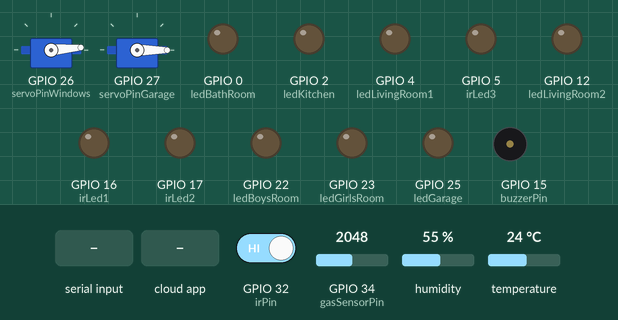
Simulated run of this program. Board: ESP32. Parts: 2 × servo, output pins drawn as LEDs (lit = HIGH), buzzer (waves = sounding, pin HIGH). The inputs (shaded band) are chosen by the test bench; at power-on: GPIO 34 (gasSensorPin) = 2048, GPIO 32 (irPin) HIGH, humidity 55 %, temperature 24 °C. WiFi joins after 1.5 s; servers stay silent unless stated; the local clock reads 2024-03-15 10:24:30 at power-on unless the program sets it; the Firebase database answers and starts empty; what the program prints to the serial monitor is not drawn.

Above: at 2.7 s.
2.8 s: GPIO 34 (gasSensorPin) set to 1932
At 7.06 s:
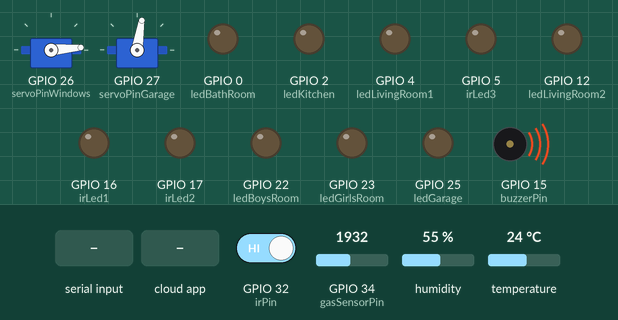
9.6 s: "open" received over Serial
At 12.9 s:
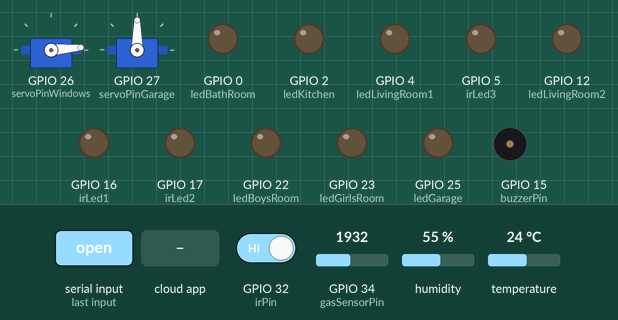
13.7 s: GPIO 34 (gasSensorPin) set to 2040
At 16.9 s:
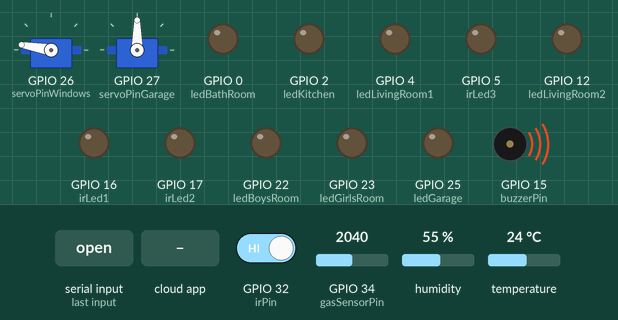
17.2 s: GPIO 32 (irPin) driven LOW
21.8 s: the phone or cloud app sets garageDoor to 1
At 24.9 s:
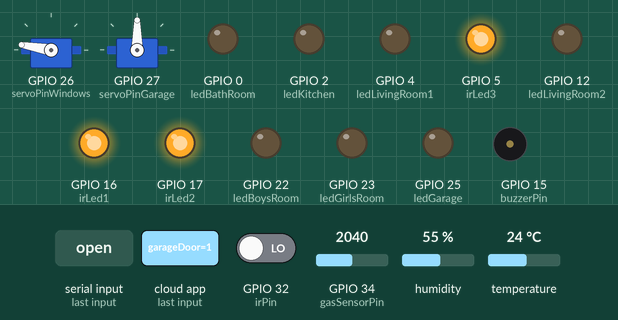
25.3 s: the phone or cloud app sets led to 1
At 27.0 s:
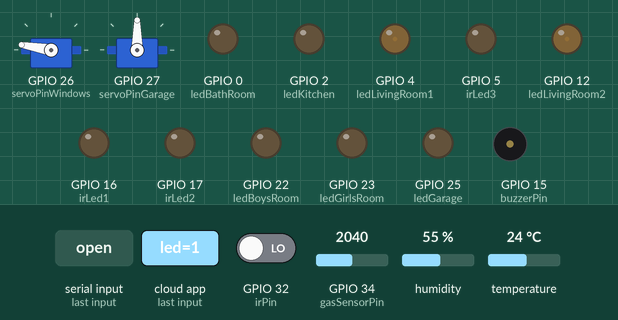
Timing chart, 0 to 31.1 s (numbered marks = the images above; inputs shaded):
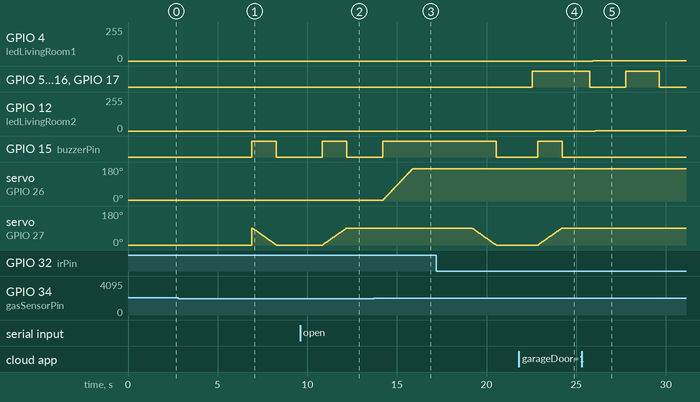

Measured:
- the behaviour switches between 2001 and 2000 on GPIO 34 (gasSensorPin) (found by bisection; images 0 and 1)
- after the input at 2.8 s, GPIO 15 (buzzerPin): LOW → HIGH after 4.1 s instead of 3.8 s; servo on GPIO 26 (servoPinWindows): stays 5° (without the input it goes to 7° after 3.8 s)
- after the input at 9.6 s, GPIO 15 (buzzerPin): LOW → HIGH after 1.2 s, → LOW 1.4 s later; servo on GPIO 27 (servoPinGarage): moves from 0° to 90° over 1.3 s, starting after 1.3 s
- after the input at 13.7 s, servo on GPIO 26 (servoPinWindows): moves from 5° to 170° over 1.6 s, starting after 0.53 s; servo on GPIO 27 (servoPinGarage): stays 90° (without the input it goes to 88° after 0.84 s)
- after the input at 21.8 s, GPIO 5 (irLed3), GPIO 16 (irLed1), GPIO 17 (irLed2): goes on until 22.5 s, then stays HIGH; GPIO 15 (buzzerPin): LOW → HIGH after 1.0 s, → LOW 1.4 s later; servo on GPIO 27 (servoPinGarage): moves from 0° to 90° over 1.3 s, starting after 1.1 s
- after the input at 25.3 s, GPIO 4 (ledLivingRoom1): 0/255 → 2/255 after 0.62 s; GPIO 12 (ledLivingRoom2): 0/255 → 2/255 after 0.77 s

The program:

main.cpp
```cpp
#include "DHTesp.h"
#include <ESP32Servo.h>
#include <WiFi.h>
#include <Firebase_ESP_Client.h>

// === Wi-Fi ===
#define WIFI_SSID "Sporki" // name of your wifi
#define WIFI_PASSWORD "123456" //Add here your wifi password

// === Firebase ===
#define API_KEY "AIzaSyAWfIMqQwu_ZW6v-ESNDmtxK5Z_gyoKiOc"
#define DATABASE_URL "https://smartoth-90094-default-rtdb.firebaseio.com/"

// === Capteurs et actionneurs ===
int pinDHT = 18;
const int gasSensorPin = 34;
const int gasThreshold = 2000;

int servoPinWindows = 26;
int buzzerPin = 15;

int irPin = 32;
int irLed1 = 16;
int irLed2 = 17;
int irLed3 = 5;

int ledLivingRoom1 = 4;
int ledLivingRoom2 = 12;
int ledBathRoom = 0;
int ledKitchen = 2;
int ledBoysRoom = 22;
int ledGirlsRoom = 23;
int ledGarage = 25;

int servoPinGarage = 27;

Servo servoWindow;
Servo servoGarage;
DHTesp dht;

int pos = 5;
bool windowOpen = false;
String lastCommand = "";
int lastGaragePos = -1;

// === Firebase ===
FirebaseData fbdo;
FirebaseAuth auth;
FirebaseConfig config;
bool signupOK = false;
unsigned long lastSend = 0;

void updateLEDs();
void processGarageCommand(bool shouldOpen, String source);

void setup() {
  Serial.begin(115200);

  // === Setup Capteurs ===
  dht.setup(pinDHT, DHTesp::DHT11);
  pinMode(gasSensorPin, INPUT);
  pinMode(buzzerPin, OUTPUT);
  pinMode(irPin, INPUT);
  pinMode(irLed1, OUTPUT);
  pinMode(irLed2, OUTPUT);
  pinMode(irLed3, OUTPUT);
  digitalWrite(buzzerPin, LOW);

  // === Setup Servos ===
  servoWindow.attach(servoPinWindows);
  servoGarage.attach(servoPinGarage);
  servoWindow.write(pos);
  servoGarage.write(0);

  // === Setup LEDs ===
  pinMode(ledLivingRoom1, OUTPUT);
  pinMode(ledLivingRoom2, OUTPUT);
  pinMode(ledBathRoom, OUTPUT);
  pinMode(ledKitchen, OUTPUT);
  pinMode(ledBoysRoom, OUTPUT);
  pinMode(ledGirlsRoom, OUTPUT);
  pinMode(ledGarage, OUTPUT);

  // === Connexion Wi-Fi ===
  WiFi.begin(WIFI_SSID, WIFI_PASSWORD);
  Serial.print("Connexion Wi-Fi");
  while (WiFi.status() != WL_CONNECTED) {
    Serial.print(".");
    delay(500);
  }
  Serial.println("\nConnecté au Wi-Fi");

  // === Synchroniser l'heure pour SSL ===
  configTime(0, 0, "pool.ntp.org", "time.nist.gov");
  while (time(nullptr) < 100000) {
    Serial.print(".");
    delay(100);
  }
  Serial.println("\nHeure synchronisée.");

  // === Connexion Firebase ===
  config.api_key = API_KEY;
  config.database_url = DATABASE_URL;

  if (Firebase.signUp(&config, &auth, "", "")) {
    Serial.println("Firebase signup OK");
    signupOK = true;
  } else {
    Serial.printf("Erreur Firebase Signup : %s\n", config.signer.signupError.message.c_str());
  }

  Firebase.begin(&config, &auth);
  Firebase.reconnectWiFi(true);
}

void loop() {
  // Éteindre LEDs IR par défaut
  digitalWrite(irLed1, LOW);
  digitalWrite(irLed2, LOW);
  digitalWrite(irLed3, LOW);

  // Update Firebase every 5 seconds
  if (Firebase.ready() && (millis() - lastSend > 5000)) {
    lastSend = millis();

    TempAndHumidity data = dht.getTempAndHumidity();
    float temp = data.temperature;
    float hum = data.humidity;
    int gasValue = analogRead(gasSensorPin);
    int detection = digitalRead(irPin);

    Serial.println("Température: " + String(temp, 2) + "°C");
    Serial.println("Humidité: " + String(hum, 1) + "%");
    Serial.println("Valeur gaz : " + String(gasValue));

    // Envoi à Firebase avec vérification
    if (!Firebase.RTDB.setFloat(&fbdo, "/globalData/temp", temp))
      Serial.println("Erreur envoi température : " + fbdo.errorReason());

    if (!Firebase.RTDB.setFloat(&fbdo, "/globalData/hum", hum))
      Serial.println("Erreur envoi humidité : " + fbdo.errorReason());

    if (!Firebase.RTDB.setInt(&fbdo, "/globalData/gaz", gasValue > gasThreshold ? 1 : 0))
      Serial.println("Erreur envoi gaz : " + fbdo.errorReason());

    // Gaz détecté : ouverture fenêtre
    if (gasValue > gasThreshold && !windowOpen) {
      Serial.println("⚠ Gaz détecté ! Ouverture de la fenêtre...");
      digitalWrite(buzzerPin, HIGH);
      for (pos = 5; pos <= 170; pos++) {
        servoWindow.write(pos);
        delay(10);
      }
      windowOpen = true;
      delay(3000);
    } else if (gasValue <= gasThreshold && windowOpen) {
      digitalWrite(buzzerPin, LOW);
      for (pos = 170; pos >= 5; pos--) {
        servoWindow.write(pos);
        delay(10);
      }
      windowOpen = false;
    }

    // IR : obstacle détecté
    if (detection == LOW) {
      digitalWrite(irLed1, HIGH);
      digitalWrite(irLed2, HIGH);
      digitalWrite(irLed3, HIGH);
      Serial.println("✅ Obstacle détecté !");
      Firebase.RTDB.setInt(&fbdo, "/globalData/motion", 1);
    } else {
      Firebase.RTDB.setInt(&fbdo, "/globalData/motion", 0);
    }

    // Commande garage via Firebase
    if (Firebase.RTDB.getBool(&fbdo, "/garage/garageDoor")) {
      bool firebaseCmd = fbdo.boolData();
      processGarageCommand(firebaseCmd, "Firebase");
    }
  }

  // Commande série pour ouvrir/fermer garage
  if (Serial.available()) {
    String cmd = Serial.readString();
    cmd.trim();
    if (cmd == "open" || cmd == "1") {
      processGarageCommand(true, "Série");
    } else if (cmd == "close" || cmd == "0") {
      processGarageCommand(false, "Série");
    }
  }

  updateLEDs();

  Serial.println("---");
  delay(500);
}

void updateLEDs() {
  if (Firebase.RTDB.getInt(&fbdo, "/livingRoom/led"))
    analogWrite(ledLivingRoom1, map(fbdo.intData(), 0, 100, 0, 255));

  if (Firebase.RTDB.getInt(&fbdo, "/livingRoom/led"))
    analogWrite(ledLivingRoom2, map(fbdo.intData(), 0, 100, 0, 255));

  if (Firebase.RTDB.getInt(&fbdo, "/bathroom/led"))
    analogWrite(ledBathRoom, map(fbdo.intData(), 0, 100, 0, 255));

  if (Firebase.RTDB.getInt(&fbdo, "/kitchen/led"))
    analogWrite(ledKitchen, map(fbdo.intData(), 0, 100, 0, 255));

  if (Firebase.RTDB.getInt(&fbdo, "/boysRoom/led"))
    analogWrite(ledBoysRoom, map(fbdo.intData(), 0, 100, 0, 255));

  if (Firebase.RTDB.getInt(&fbdo, "/girlsRoom/led"))
    analogWrite(ledGirlsRoom, map(fbdo.intData(), 0, 100, 0, 255));

  if (Firebase.RTDB.getInt(&fbdo, "/garage/led"))
    analogWrite(ledGarage, map(fbdo.intData(), 0, 100, 0, 255));
}

void processGarageCommand(bool shouldOpen, String source) {
  String cmd = shouldOpen ? "open" : "close";

  if (cmd != lastCommand) {
    lastCommand = cmd;

    if (shouldOpen && lastGaragePos != 90) {
      digitalWrite(buzzerPin, HIGH);
      Serial.println("[" + source + "] Ouverture du garage...");
      for (int p = 0; p <= 90; p++) {
        servoGarage.write(p);
        delay(15);
      }
      lastGaragePos = 90;
      digitalWrite(buzzerPin, LOW);
    }
    else if (!shouldOpen && lastGaragePos != 0) {
      digitalWrite(buzzerPin, HIGH);
      Serial.println("[" + source + "] Fermeture du garage...");
      for (int p = 90; p >= 0; p--) {
        servoGarage.write(p);
        delay(15);
      }
      lastGaragePos = 0;
      digitalWrite(buzzerPin, LOW);
    }
    else {
      Serial.println("[" + source + "] Commande déjà appliquée.");
    }
  }
}
```
